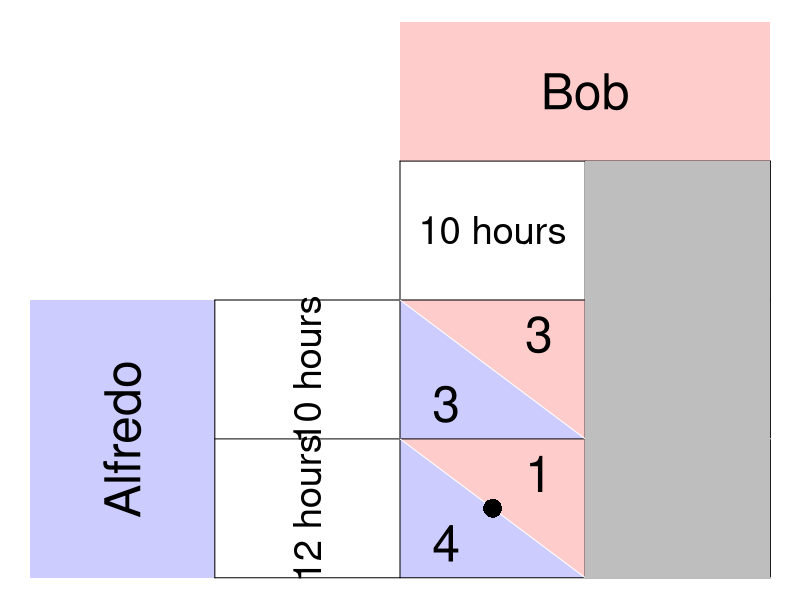

This figure's R source:
require(ggplot2)
require(shape)
pdf(file = "society/matrix_fishermen_bestresponse_step1.pdf", width = 9, height = 7)

par(mar =  c(0, 0, 0, 0))
xlims <- c(0, 8)
ylims <- c(0, 8)

#TextSizes
PlayerSize <- 3
StratSize <- 2.3
PayoffSize <- 3
p1fadelevel <- 0.2
p2fadelevel <- 0.2

#Payoffs are listed as c("NW", "SW", "NE", "SE")

#Considerations for Player 1
P1Name <- c("Alfredo")
P1Strat <- c("10 hours", "12 hours")
P1Payoffs <- c("3", "4", "1", "2")
P1BR1 <- c("SW") #Must be NW or SW - the BR prints accordingly. 
P1BR2 <- c("SE") #Must be NE or SE - the BR prints accordingly. 
P1bestsize <- 2.5 #Adjusts size of point indicating best response of P1
#NW = (5, 3); SW = (5,1); NE = (7, 3); SE = (7, 1)

#Considerations for Player 2
P2Name <- c("Bob")
P2Strat <- c("10 hours", "12 hours")
P2Payoffs <- c("3", "1", "4", "2")
P2BR1 <- c("NE") #Must be NW or SW - the BR prints accordingly. 
P2BR2 <- c("SE") #Must be NE or SE - the BR prints accordingly. 
P2bestsize <- 4 #Adjusts size of circle indicating best response of P1

plot(0, 0, xlim = xlims, ylim = ylims, type = "n",
     xlab = expression(""),
     ylab = expression(""),
     xaxt = "n", 
     yaxt = "n", 
     cex.lab = 2, 
     bty = "n")



#Color and label for Player 1 and their strategies
polygon(c(0,0,2,2,0), c(0,4,4,0,0), col=rgb(0, 0, 1, p1fadelevel), density=NULL, border = NA)
text(1, 2, P1Name[1], srt = 90, cex = PlayerSize)

text(3, 3, P1Strat[1], cex = StratSize, srt = 90)
text(3, 1, P1Strat[2], cex = StratSize, srt = 90)


#Color and label for Player 2
polygon(c(4,4,8,8,4), c(8,6,6,8,8), col=rgb(1, 0, 0, p2fadelevel), density=NULL, border = NA)
text(6, 7, P2Name[1], cex = PlayerSize)

text(5, 5, P2Strat[1], cex = StratSize)
text(7, 5, P2Strat[2], cex = StratSize)

#NorthWest cell 
#P1
polygon(c(4,4,6,4), c(4,2,2,4), col=rgb(0, 0, 1, p1fadelevel), density=NULL, border = NA)
#P2
polygon(c(4,6,6,4), c(4,4,2,4), col=rgb(1, 0, 0, p2fadelevel), density=NULL, border = NA)

#P1
text(4.5, 2.5, P1Payoffs[1], cex = PayoffSize)
#P2
text(5.5, 3.5, P2Payoffs[1], cex = PayoffSize)

#SouthWest cell  
#P1
polygon(c(4,4,6,4), c(2,0,0,2), col=rgb(0, 0, 1, p1fadelevel), density=NULL, border = NA)
#P2
polygon(c(4,6,6,4), c(2,2,0,2), col=rgb(1, 0, 0, p2fadelevel), density=NULL, border = NA)

#P1
text(4.5, 0.5, P1Payoffs[2], cex = PayoffSize)
#P2
text(5.5, 1.5, P2Payoffs[2], cex = PayoffSize)


#NorthEast cell 
#P1
polygon(c(6,6,8,6), c(4,2,2,4), col=rgb(0, 0, 1, p1fadelevel), density=NULL, border = NA)
#P2
polygon(c(6,8,8,6), c(4,4,2,4), col=rgb(1, 0, 0, p2fadelevel), density=NULL, border = NA)
#P1
text(6.5, 2.5, P1Payoffs[3], cex = PayoffSize)
#P2
text(7.5, 3.5, P2Payoffs[3], cex = PayoffSize)

#SouthEast cell 
#P1
polygon(c(6,6,8,6), c(2,0,0,2), col=rgb(0, 0, 1, p1fadelevel), density=NULL, border = NA)
#P2
polygon(c(6,8,8,6), c(2,2,0,2), col=rgb(1, 0, 0, p2fadelevel), density=NULL, border = NA)
#P1
text(6.5, 0.5, P1Payoffs[4], cex = PayoffSize)
#P2
text(7.5, 1.5, P2Payoffs[4], cex = PayoffSize)


#Lines for the Table
segments(8, 0, 8, 6, lty = 1, col = "black")
segments(4, 6, 8, 6, lty = 1, col = "black")
segments(2, 0, 2, 4, lty = 1, col = "black")
segments(2, 0, 8, 0, lty = 1, col = "black")
segments(2, 4, 8, 4, lty = 1, col = "black")
segments(4, 0, 4, 6, lty = 1, col = "black")
segments(2, 2, 8, 2, lty = 1, col = "black")
segments(6, 0, 6, 6, lty = 1, col = "black")

#Diagonals
#NW
segments(4, 4, 6, 2, lty = 1, col = "white")
#NE
segments(6, 4, 8, 2, lty = 1, col = "white")
#SW
segments(4, 2, 6, 0, lty = 1, col = "white")
#Se
segments(6, 2, 8, 0, lty = 1, col = "white")


#Best responses 
#P1 
if (P1BR1[1] == "NW"){
  points(5, 3, pch = 16, col = "black", cex = P1bestsize)
} else{points(5, 1, pch = 16, col = "black", cex = P1bestsize)
}

if (P1BR2[1] == "NE"){
  points(7, 3, pch = 16, col = "black", cex = P1bestsize)
} else{points(7, 1, pch = 16, col = "black", cex = P1bestsize)
}


#P2
# if (P2BR1[1] == "NW"){
#   points(5, 3, pch = 1, col = "black", cex = P2bestsize)
# } else{points(7, 3, pch = 1, col = "black", cex = P2bestsize)
# }
# 
# if (P2BR2[1] == "SW"){
#   points(5, 1, pch = 1, col = "black", cex = P2bestsize)
# } else{points(7, 1, pch = 1, col = "black", cex = P2bestsize)
# }


#Step 1 Polygon:
polygon(c(6,8,8,6,6), c(0,0,6,6,0), col= "gray", density=NULL, border = NA)

dev.off()
